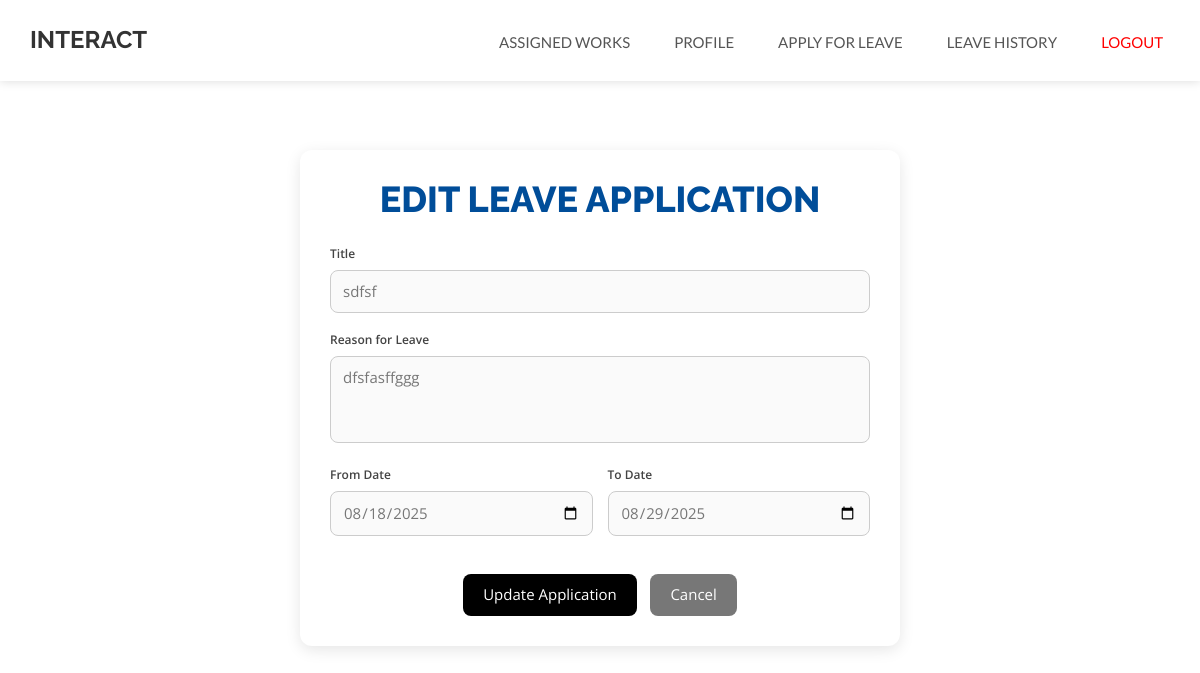
The page /Project/Employee/Editleaveapplication.php?id=2 (signed in) on the database its author committed.
### tables this page shows
CREATE TABLE `tbl_leave` (
  `leave_id` int(11) NOT NULL,
  `leave_title` varchar(100) NOT NULL,
  `category_id` int(11) NOT NULL,
  `leave_content` varchar(100) NOT NULL,
  `leave_fromdate` varchar(100) NOT NULL,
  `leave_enddate` varchar(100) NOT NULL,
  `leave_status` int(11) NOT NULL DEFAULT 0,
  `employee_id` int(11) NOT NULL
);

### Project/Employee/Editleaveapplication.php (the view, shortened to what this page needs)
<?php
include("header.php");
include("../Assets/Connection/Connection.php");
$leave_id = intval($_GET['id']);
$selQry = "SELECT * FROM tbl_leave WHERE leave_id = '$leave_id' AND employee_id = '{$_SESSION['eid']}'";
$result = $conn->query($selQry);
$row = $result->fetch_assoc();
?>
<div class="form-container" style="margin-top:150px;">
    <h2 style="  color: #004d99;">Edit Leave Application</h2>
    <form action="" method="post">
        <div class="form-group">
            <label>Title</label>
            <input type="text" name="txt_title" value="<?php echo htmlspecialchars($row['leave_title']); ?>" required />
        </div>
        <div class="form-group">
            <label>Reason for Leave</label>
            <textarea name="txt_reason" rows="3" required><?php echo htmlspecialchars($row['leave_content']); ?></textarea>
        </div>
        <div class="form-row">
            <div class="form-group">
                <label>From Date</label>
                <input type="date" name="txt_fromdate" value="<?php echo $row['leave_fromdate']; ?>" required />
            </div>
            <div class="form-group">
                <label>To Date</label>
                <input type="date" name="txt_todate" value="<?php echo $row['leave_enddate']; ?>" required />
            </div>
        </div>
        <div class="form-actions">
            <button type="submit" name="btn_update" class="btn btn-success">Update Application</button>
            <a href="SubmittedLeaveApplication.php" class="btn btn-secondary">Cancel</a>
        </div>
    </form>
</div>
<?php
include("footer.php");
?>

### Project/Assets/Templates/Employee/css/style.css (style rules this page uses)
body, html { font-family: 'Open Sans', sans-serif; text-rendering: optimizeLegibility !important; -webkit-font-smoothing: antialiased !important; color: #777; font-weight: 400; width: 100% !important; height: 100% !important; }
h2, h3, h4 { font-family: 'Raleway', sans-serif; }
h2 { text-transform: uppercase; margin: 0 0 20px 0; font-weight: 800; font-size: 36px; color: #333; }
a { color: #608dfd; font-weight: 400; }
label { font-size: 12px; font-weight: 400; font-family: 'Open Sans', sans-serif; float: left; }

### Project/Employee/Editleaveapplication.php (style rules this page uses)
.form-container { max-width: 600px; margin: 60px auto; padding: 30px; background: #fff; border-radius: 12px; box-shadow: 0 4px 15px rgba(0,0,0,0.1); }
.form-container h2 { text-align: center; margin-bottom: 25px; color: #333; }
.form-group { margin-bottom: 18px; }
label { display: block; font-weight: 600; margin-bottom: 8px; color: #444; }
input[type="text"], input[type="date"], textarea { width: 100%; padding: 10px 12px; border: 1px solid #ccc; border-radius: 8px; font-size: 15px; transition: 0.2s; background: #fafafa; }
textarea { resize: none; }
.form-row { display: flex; gap: 15px; }
.form-row .form-group { flex: 1; }
.form-actions { text-align: center; margin-top: 20px; }
.btn { padding: 10px 20px; border-radius: 8px; border: none; font-size: 15px; cursor: pointer; transition: 0.3s; }
.btn-success { background: black; color: #fff; }
.btn-secondary { background: #777; color: #fff; margin-left: 10px; }

### rows shown on the page
tbl_leave: txt_title "sdfsf", txt_reason "dfsfasffggg", txt_fromdate "08/18/2025", txt_todate "08/29/2025"
